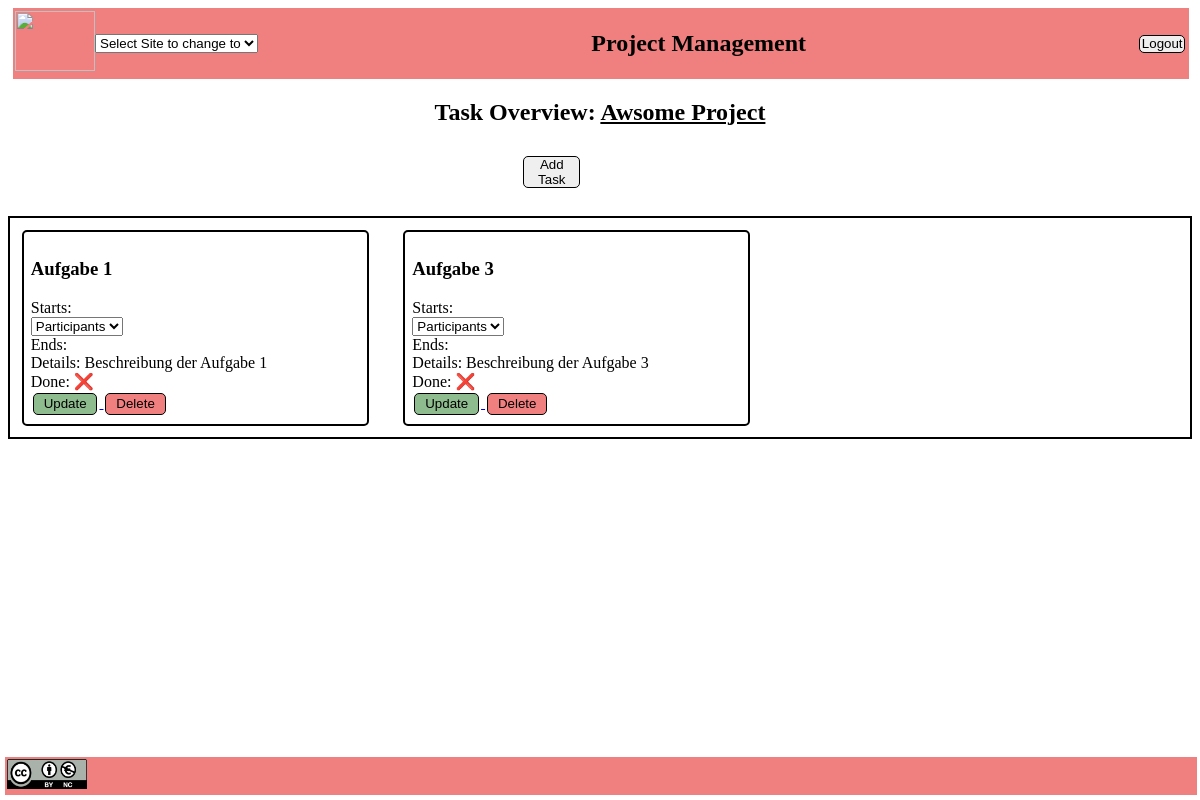
The app's page /tasks/1 with its own data.
### Projektmanagement/models.py (models this page shows, shortened)
class Project(models.Model):
    name = models.CharField(max_length=100)
    start_date = models.DateField(null=True, blank=True)
    end_date = models.DateField(null=True, blank=True)
    notes = models.TextField(null=True, blank=True)
    owner = models.ForeignKey(User, on_delete=models.DO_NOTHING)

class Task(models.Model):
    name = models.CharField(max_length=100)
    start_date = models.DateField(null=True)
    end_date = models.DateField(null=True)
    done = models.BooleanField(default=False)
    description = models.TextField(null=True, blank=True)
    participants = models.ManyToManyField(User, blank=True)
    project = models.ForeignKey(Project, on_delete=models.CASCADE)
    created_date = models.DateField(auto_now_add=True)

### Projektmanagement/views.py (the view)
# urls.py: path('tasks/<int:project_id>', views.task_overview, name='tasks_overview'),
def task_overview(request, project_id):
    project = get_object_or_404(Project, id=project_id)
    all_tasks = Task.objects.filter(project=project_id).order_by('created_date')
    combined_tasks = combine_tasks_with_participants(all_tasks)
    paginator = Paginator(combined_tasks, 6)
    page_number = request.GET.get('page')
    tasks = paginator.get_page(page_number)
    return render(request, 'Task/task_overview.html',
                  {'tasks': tasks, 'project': project})

### Projektmanagement/views.py (called while the page is built)
def combine_tasks_with_participants(all_tasks):
    result = []
    for task in all_tasks:
        new_object = {"task": task, "participants": task.participants.all()}
        result.append(new_object)
    return result

### Projektmanagement/Templates/Task/task_overview.html (shortened to what this page needs)
{% extends "baseTemplate.html" %}
{% block content %}
    <div>
        <h2 class="center">Task Overview: <a style="color: black"
                                             href={% url 'project_overview' %}>{{ project.name }}</a></h2>
        <div class="task_button_container">
            <a style="justify-self: center" href={% url 'project_task_create' project.id %}>
                <button>Add Task</button>
            </a>
        </div>
        <br>
        <div>
            <div class="task_container">
                {% for task in tasks %}
                    <div class="task">
                        <h3 class="text">{{ task.task.name }}</h3>
                        <div style=>
                            <div>Starts: {{ task.start_date|date:"d.m.Y" }}</div>
                            <select name="participants" id="participants">
                                <option value="default">Participants</option>
                            </select>
                            <div>Ends: {{ task.end_date|date:"d.m.Y" }}</div>
                        </div>
                        <div>Details: <span>{{ task.task.description }}</span></div>
                        <span class="task-status"
                              data-task-id="{{ task.task.id }}"
                                {% if task.task.done %}
                              class="text-success" style="cursor: pointer;">Done: ✅
                                {% else %}
                                    class="text-danger" style="cursor: pointer;">Done: ❌
                                {% endif %}
                    </span>
                        <div>
                            <a href="{% url 'task_update' task.task.id %}">
                                <button class=update_btn>Update</button>
                            </a>
                            <a href="{% url 'task_delete_page' task.task.id %}">
                                <button class=delete_btn>Delete</button>
                            </a>
                        </div>
                    </div>
                {% endfor %}
            </div>
        </div>
    </div>
{% endblock %}

### Projektmanagement/static/styles.css (style rules this page uses)
button { padding-top: 0.75%; padding-bottom: 0.75%; padding-left: 3%; padding-right: 3%; border: 1px solid black; border-radius: 5px; }

### Projektmanagement/Templates/baseTemplate.html (style rules this page uses)
.center { flex-grow: 1; text-align: center; }

### Projektmanagement/Templates/Task/task_overview.html (style rules this page uses)
.task_container { display: grid; grid-template-columns: 30% 30% 30%; gap: 3%; padding: 1%; border: black solid 2px; }
.task_button_container { display: grid; grid-template-columns:30% 30% 30%; grid-gap: 10px; padding: 10px; }
.task { border: black solid 2px; padding: 2%; border-radius: 5px; }
.update_btn { margin: 2px; background: darkseagreen; }
.delete_btn { margin: 2px; background: lightcoral; }

### records on screen
Project: name "Awsome Project"
Task: task.name "Aufgabe 1", task.description "Beschreibung der Aufgabe 1", done "Done: ❌"
Task: task.name "Aufgabe 3", task.description "Beschreibung der Aufgabe 3", done "Done: ❌"
